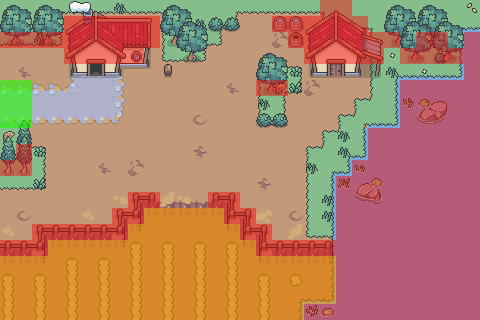

A 2D game scene composited from a Tiled map and its tileset images. What follows is a short description and the map's XML, with each tile layer's data collapsed to a summary:
An orthogonal 30x20 tile map with 16x16 px tiles, 17 tile layers (Water, Dirt Base, Grass Base, Field Base, ...), 1 hidden layer not drawn, 7 tilesets.

<map version="1.10" tiledversion="1.11.0" orientation="orthogonal" renderorder="right-down" width="30" height="20" tilewidth="16" tileheight="16" infinite="0" nextlayerid="25" nextobjectid="1">
 <editorsettings>
  <export target="sproutsville-player-village.json" format="json" />
 </editorsettings>
 <tileset firstgid="1" name="grass-all" tilewidth="16" tileheight="16" tilecount="275" columns="11">
  <image source="tileset/land/grass/grass-all.png" width="176" height="400" />
 </tileset>
 <tileset firstgid="276" name="dirt-all" tilewidth="16" tileheight="16" tilecount="209" columns="11">
  <image source="tileset/land/dirt/dirt-all.png" width="176" height="304" />
 </tileset>
 <tileset firstgid="485" name="water-block" tilewidth="16" tileheight="16" tilecount="4" columns="2">
  <image source="tileset/water/water-block.png" width="32" height="32" />
 </tileset>
 <tileset firstgid="489" name="props-all-1 1" tilewidth="16" tileheight="16" tilecount="1323" columns="49">
  <image source="tileset/props/props-all-1 1.png" width="784" height="432" />
 </tileset>
 <tileset firstgid="1812" name="house-1" tilewidth="16" tileheight="16" tilecount="220" columns="22">
  <image source="tileset/props/house/house-1.png" width="352" height="160" />
 </tileset>
 <tileset firstgid="2032" name="interaction" tilewidth="16" tileheight="16" tilecount="8" columns="2">
  <image source="tileset/interaction.png" width="32" height="64" />
  <tile id="0">
   <properties>
    <property name="collides" type="bool" value="true" />
   </properties>
  </tile>
  <tile id="1">
   <properties>
    <property name="interactionType" value="farm-land" />
   </properties>
  </tile>
  <tile id="2">
   <properties>
    <property name="interactionType" value="main-village-portal" />
   </properties>
  </tile>
 </tileset>
 <tileset firstgid="2040" name="crops" tilewidth="16" tileheight="16" tilecount="112" columns="14">
  <image source="tileset/crops/crops.png" width="224" height="128" />
 </tileset>
 <layer id="1" name="Water" width="30" height="20">
  <data>[600 cells, 600 non-empty, 1 distinct tile ids]</data>
 </layer>
 <group id="2" name="Land">
  <group id="6" name="Grass">
   <layer id="7" name="Dirt Base" width="30" height="20">
    <data>[600 cells, 333 non-empty, 2 distinct tile ids]</data>
   </layer>
   <layer id="3" name="Grass Base" width="30" height="20">
    <data>[600 cells, 447 non-empty, 15 distinct tile ids]</data>
   </layer>
   <group id="11" name="Crops">
    <layer id="10" name="Field Base" width="30" height="20">
     <data>[600 cells, 113 non-empty, 5 distinct tile ids]</data>
    </layer>
    <layer id="12" name="Field Middle" width="30" height="20">
     <data>[600 cells, 38 non-empty, 3 distinct tile ids]</data>
    </layer>
   </group>
   <layer id="9" name="Elevation" width="30" height="20">
    <data>[600 cells, 50 non-empty, 10 distinct tile ids]</data>
   </layer>
   <layer id="4" name="Grass Middle" width="30" height="20">
    <data>[600 cells, 0 non-empty, 0 distinct tile ids]</data>
   </layer>
   <layer id="5" name="Grass Top" width="30" height="20">
    <data>[600 cells, 4 non-empty, 3 distinct tile ids]</data>
   </layer>
  </group>
 </group>
 <group id="13" name="House">
  <layer id="14" name="House Base" width="30" height="20">
   <data>[600 cells, 51 non-empty, 51 distinct tile ids]</data>
  </layer>
  <layer id="15" name="House Middle" width="30" height="20">
   <data>[600 cells, 17 non-empty, 17 distinct tile ids]</data>
  </layer>
  <layer id="16" name="House Top" width="30" height="20">
   <data>[600 cells, 2 non-empty, 2 distinct tile ids]</data>
  </layer>
 </group>
 <layer id="21" name="Decorations Base" width="30" height="20">
  <data>[600 cells, 22 non-empty, 13 distinct tile ids]</data>
 </layer>
 <layer id="17" name="Decorations" width="30" height="20">
  <data>[600 cells, 74 non-empty, 27 distinct tile ids]</data>
 </layer>
 <group id="18" name="Trees">
  <layer id="20" name="Trees 2" width="30" height="20">
   <data>[600 cells, 49 non-empty, 15 distinct tile ids]</data>
  </layer>
  <layer id="19" name="Trees 1" width="30" height="20">
   <data>[600 cells, 26 non-empty, 10 distinct tile ids]</data>
  </layer>
 </group>
 <layer id="22" name="Collision" width="30" height="20" opacity="0.44">
  <data>[600 cells, 199 non-empty, 1 distinct tile ids]</data>
 </layer>
 <layer id="23" name="Interaction" width="30" height="20" opacity="0.6">
  <data>[600 cells, 113 non-empty, 2 distinct tile ids]</data>
 </layer>
 <layer id="24" name="Crops" width="30" height="20" visible="0">
  <data>[600 cells, 0 non-empty, 0 distinct tile ids]</data>
 </layer>
</map>
